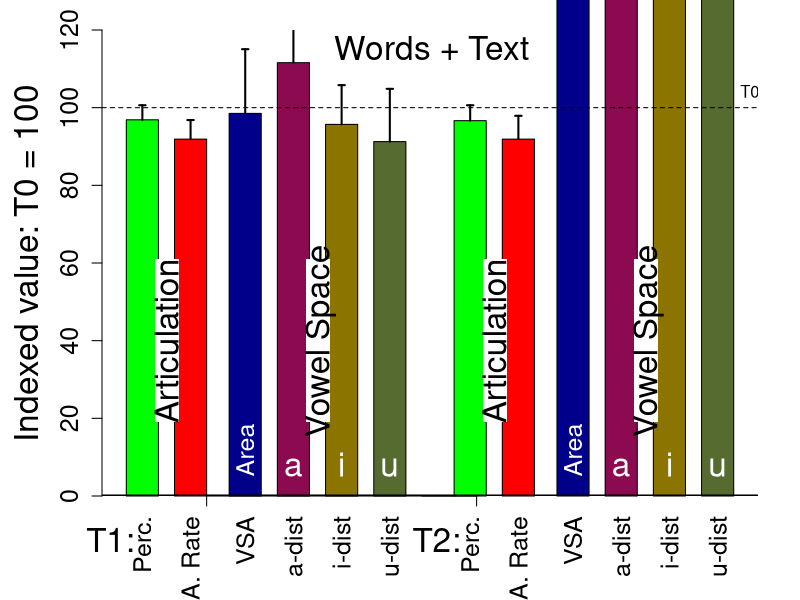
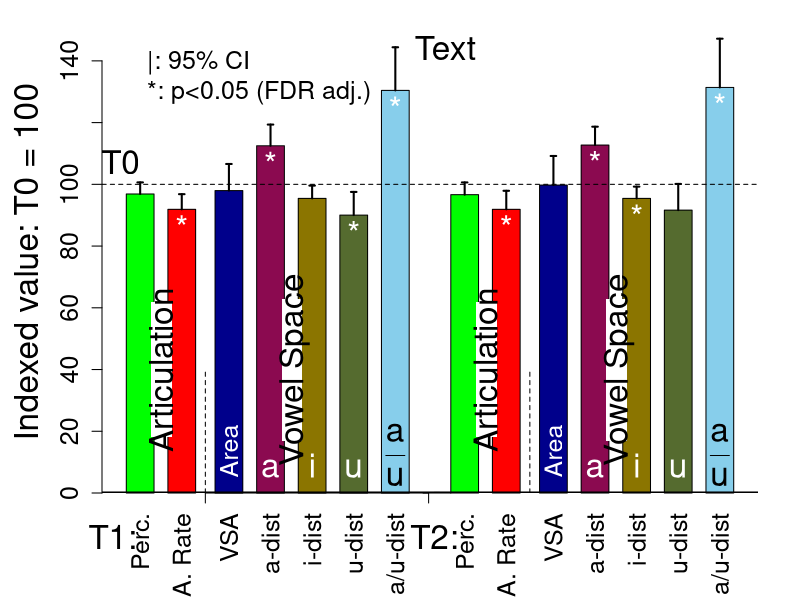
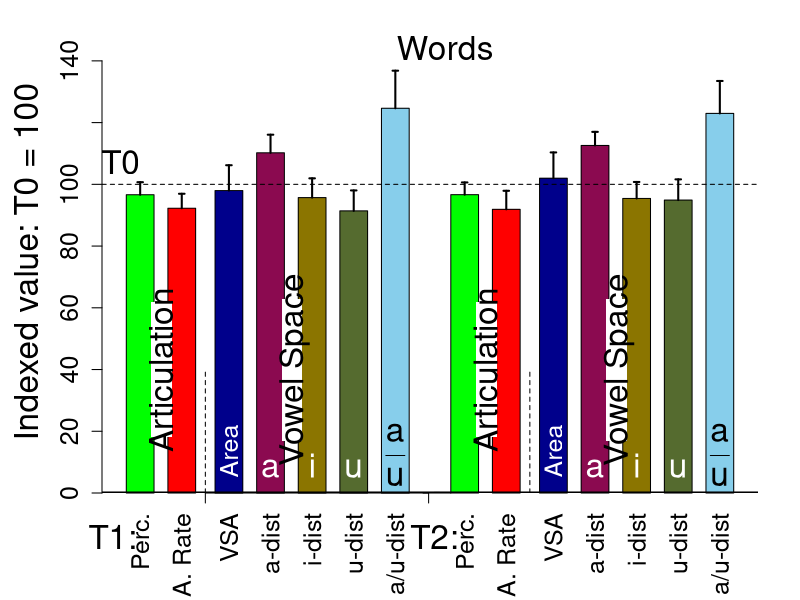

Write the R code that produced these figures, in order.
# R
#
# Copyright: 2017-2018, R.J.J.H. van Son and the Netherlands Cancer Institute
# License: GNU GPL v2 or later
# email: r.v.son@nki.nl
#
#
library("lmtest")
#
# A4 size in Inches
OutputWidth <-  11.692;
OutputHeight <- 7.5;
#
filenameTextWords <- "PerceptualArtRateVSA_hist_TextWords.pdf"
filenameText <- "PerceptualArtRateVSA_hist_Text.pdf"
filenameWords <- "PerceptualArtRateVSA_hist_Words.pdf"


LexpTableIndividual <- read.table("ListeningExp.tsv", header = TRUE, sep = "\t", na.strings = "-");
LexpTableIndividual$T <- factor(LexpTableIndividual$T, ordered=TRUE)
LexpTableIndividual$Speaker <- factor(LexpTableIndividual$Speaker, ordered=FALSE)

PatakaTable <- read.table("Pataka_results.tsv", header = TRUE, sep = "\t", na.strings = "-");

VowelTable <- read.table("Patient_data_Robust.tsv", header = TRUE, sep = "\t", na.strings = "-");
VowelTable$T <- factor(VowelTable$T, ordered=TRUE)
VowelTable$Speaker <- factor(VowelTable$Speaker, ordered=TRUE)

# Normalize scores
LexpTableIndividual$NormRating <- LexpTableIndividual$Rating
for(eval in unique(LexpTableIndividual$Evaluator)){
	LexpTableIndividual[LexpTableIndividual$Evaluator==eval,]$NormRating <- as.vector(scale(LexpTableIndividual[LexpTableIndividual$Evaluator==eval,]$Rating))
}

LexpTable <- aggregate(cbind(Rating, NormRating)~Speaker+T+Sex, data=LexpTableIndividual, mean);
VowelTable <- merge(VowelTable, LexpTable, by=c("Speaker", "T", "Sex"), sort = TRUE, all = TRUE)
VowelTable <- merge(VowelTable, PatakaTable, by = c("Speaker", "T"), suffixes = c("", ".pataka"), sort = TRUE, all=TRUE)


# Convert to T0, T1, T2 table
T0Table <- subset(VowelTable, subset = T == 0)
T1Table <- subset(VowelTable, subset = T == 1)
T2Table <- subset(VowelTable, subset = T == 2)
names(T2Table) <- paste(names(T2Table),".T2", sep="")
names(T2Table)[1] <- "Speaker"
names(T2Table)[2] <- "T"
names(T2Table)[3] <- "Sex"
names(T2Table)[4] <- "Name"
names(T2Table)[5] <- "Task"

TimeTable <- merge(T0Table, T1Table, by = c("Speaker", "Task"), suffixes = c(".T0", ".T1"), sort = TRUE, all = TRUE)
TimeTable <- merge(TimeTable, T2Table, by = c("Speaker", "Task"), sort = TRUE, all = TRUE)

# Indexed values on time T0
TimeTable$IdxNormRating.T1 <- 100 + 12*(TimeTable$NormRating.T1 - TimeTable$NormRating.T0)
TimeTable$IdxNormRating.T2 <- 100 + 12*(TimeTable$NormRating.T2 - TimeTable$NormRating.T0)

TimeTable$Idxart.rate.T1 <- 100 * TimeTable$art.rate.T1 / TimeTable$art.rate.T0
TimeTable$Idxart.rate.T2 <- 100 * TimeTable$art.rate.T2 / TimeTable$art.rate.T0

TimeTable$IdxArea2.T1 <- 100 * TimeTable$Area2.T1 / TimeTable$Area2.T0
TimeTable$IdxArea2.T2 <- 100 * TimeTable$Area2.T2 / TimeTable$Area2.T0

TimeTable$Idx.i.dist.T1 <- 100 * TimeTable$i.dist.T1 / TimeTable$i.dist.T0
TimeTable$Idx.i.dist.T2 <- 100 * TimeTable$i.dist.T2 / TimeTable$i.dist.T0

TimeTable$Idx.a.dist.T1 <- 100 * TimeTable$a.dist.T1 / TimeTable$a.dist.T0
TimeTable$Idx.a.dist.T2 <- 100 * TimeTable$a.dist.T2 / TimeTable$a.dist.T0

TimeTable$Idx.u.dist.T1 <- 100 * TimeTable$u.dist.T1 / TimeTable$u.dist.T0
TimeTable$Idx.u.dist.T2 <- 100 * TimeTable$u.dist.T2 / TimeTable$u.dist.T0


# Mean values and CI 
p.value <- function(x) {if(length(x)>2) {t <- t.test(x, na.rm=TRUE); t$p.value} else 1 }
ci <- function(x) {if(length(x)>3) {t <- t.test(x, na.rm=TRUE); (t$conf.int[[2]]- t$conf.int[[1]])/2} else 0 }

# Plot figure
pdf(filenameTextWords, width=OutputWidth, height=OutputHeight, useDingbats=FALSE);

indexLabels <- c("Perc.", "A. Rate", "VSA", "a-dist", "i-dist", "u-dist")
indexSpace <- c(0, 0.5, 0.7, 0.5, 0.5, 0.5)

combinedTable <- merge(TimeTable[TimeTable$Task=="Words",], TimeTable[TimeTable$Task=="Dapre",], by=c("Speaker", "Sex"))
IndexedValues.T1 <- c(
mean(TimeTable[TimeTable$Task=="Dapre",]$IdxNormRating.T1, na.rm=TRUE),
mean(TimeTable[TimeTable$Task=="Dapre",]$Idxart.rate.T1, na.rm=TRUE),
mean((combinedTable$IdxArea2.T1.x+combinedTable$IdxArea2.T1.y)/2, na.rm=TRUE),
mean((combinedTable$Idx.a.dist.T1.x+combinedTable$Idx.a.dist.T1.y)/2, na.rm=TRUE),
mean((combinedTable$Idx.i.dist.T1.x+combinedTable$Idx.i.dist.T1.y)/2, na.rm=TRUE),
mean((combinedTable$Idx.u.dist.T1.x+combinedTable$Idx.u.dist.T1.y)/2, na.rm=TRUE)
)
IndexedValues.T1.CI <- c(
ci(TimeTable[TimeTable$Task=="Dapre",]$IdxNormRating.T1),
ci(TimeTable[TimeTable$Task=="Dapre",]$Idxart.rate.T1),
ci((combinedTable$IdxArea2.T1.x+combinedTable$IdxArea2.T1.y)),
ci((combinedTable$Idx.a.dist.T1.x+combinedTable$Idx.a.dist.T1.y)),
ci((combinedTable$Idx.i.dist.T1.x+combinedTable$Idx.i.dist.T1.y)),
ci((combinedTable$Idx.u.dist.T1.x+combinedTable$Idx.u.dist.T1.y))
)
IndexedValues.T2 <- c(
mean(TimeTable[TimeTable$Task=="Dapre",]$IdxNormRating.T2, na.rm=TRUE),
mean(TimeTable[TimeTable$Task=="Dapre",]$Idxart.rate.T2, na.rm=TRUE),
mean((combinedTable$IdxArea2.T2.x+combinedTable$IdxArea2.T2.y), na.rm=TRUE),
mean((combinedTable$Idx.a.dist.T2.x+combinedTable$Idx.a.dist.T2.y), na.rm=TRUE),
mean((combinedTable$Idx.i.dist.T2.x+combinedTable$Idx.i.dist.T2.y), na.rm=TRUE),
mean((combinedTable$Idx.u.dist.T2.x+combinedTable$Idx.u.dist.T2.y), na.rm=TRUE)
)
IndexedValues.T2.CI <- c(
ci(TimeTable[TimeTable$Task=="Dapre",]$IdxNormRating.T2),
ci(TimeTable[TimeTable$Task=="Dapre",]$Idxart.rate.T2),
ci((combinedTable$IdxArea2.T2.x+combinedTable$IdxArea2.T2.y)),
ci((combinedTable$Idx.a.dist.T2.x+combinedTable$Idx.a.dist.T2.y)),
ci((combinedTable$Idx.i.dist.T2.x+combinedTable$Idx.i.dist.T2.y)),
ci((combinedTable$Idx.u.dist.T2.x+combinedTable$Idx.u.dist.T2.y))
)

par(mai=c(1.04,1.02,0.3,0.42))
par(family="Helvetica")
colorlist <- c("green1", "red1", "darkblue", "deeppink4", "gold4", "darkolivegreen", "skyblue", "red", "deeppink", "green")

x <- barplot(c(IndexedValues.T1, 0, IndexedValues.T2), ylim=c(0, 120), ylab="Indexed value: T0 = 100", cex.lab=2, cex.axis=1.5, col=c(colorlist[1:6], "grey", colorlist[1:6]), space=c(indexSpace, 0.5, indexSpace))
abline(h=100, lty=2)
abline(h=0, lty=1, lwd=3)
axis(side=1, labels=c(indexLabels, " ", indexLabels), at=x, cex.axis=1.5, las=3, tick=FALSE)
axis(at=c(2.5, 10.9), tick=TRUE, side=1, labels=FALSE)
mtext("T1:", at=c(-0.5), line=2, side=1, cex=2)
mtext("T2:", at=c(9.65), line=2, side=1, cex=2)

segments(x, c(IndexedValues.T1, 0, IndexedValues.T2), x, c(IndexedValues.T1, 0, IndexedValues.T2)+c(IndexedValues.T1.CI, 0, IndexedValues.T2.CI), lwd=2)
segments(x-0.1, c(IndexedValues.T1, 0, IndexedValues.T2)+c(IndexedValues.T1.CI, 0, IndexedValues.T2.CI), x+0.1, c(IndexedValues.T1, 0, IndexedValues.T2)+c(IndexedValues.T1.CI, 0, IndexedValues.T2.CI), lwd=2)

text(9.5, 120, labels="Words + Text", pos=1, cex=2)
text(x[13]+1, 100, labels="T0", pos=3, cex=1)

rect(((x[1]+x[2])/2 - 0.35), 19, ((x[1]+x[2])/2 + 0.4), 61, col="white", border="white", lty=0)
rect(((x[8]+x[9])/2 - 0.35), 19, ((x[8]+x[9])/2 + 0.4), 61, col="white", border="white", lty=0)
rect(((x[4]+x[5])/2 - 0.35), 19, ((x[4]+x[5])/2 + 0.4), 61, col="white", border="white", lty=0)
rect(((x[11]+x[12])/2 - 0.35), 19, ((x[11]+x[12])/2 + 0.4), 61, col="white", border="white", lty=0)

text((x[1]+x[2])/2, 40, labels="Articulation", adj=c(0.5, 0.5), cex=2, srt=90)
text((x[8]+x[9])/2, 40, labels="Articulation", adj=c(0.5, 0.5), cex=2, srt=90)
text((x[4]+x[5])/2, 40, labels="Vowel Space", adj=c(0.5, 0.5), cex=2, srt=90)
text((x[11]+x[12])/2, 40, labels="Vowel Space", adj=c(0.5, 0.5), cex=2, srt=90)

text(x[3], 5, labels="Area", adj=c(0, 0.5), cex=1.5, srt=90, col="white")
text(x[4], 5, labels="a", adj=c(0.5, 0), cex=2, col="white")
text(x[5], 5, labels="i", adj=c(0.5, 0), cex=2, col="white")
text(x[6], 5, labels="u", adj=c(0.5, 0), cex=2, col="white")
text(x[10], 5, labels="Area", adj=c(0, 0.5), cex=1.5, srt=90, col="white")
text(x[11], 5, labels="a", adj=c(0.5, 0), cex=2, col="white")
text(x[12], 5, labels="i", adj=c(0.5, 0), cex=2, col="white")
text(x[13], 5, labels="u", adj=c(0.5, 0), cex=2, col="white")

dev.off(dev.cur())

# Text Mean values and CI 

# Plot figure
pdf(filenameText, width=OutputWidth, height=OutputHeight, useDingbats=FALSE);

indexLabels <- c("Perc.", "A. Rate", "VSA", "a-dist", "i-dist", "u-dist", "a/u-dist")
indexSpace <- c(0, 0.5, 0.7, 0.5, 0.5, 0.5, 0.5)

combinedTable <- TimeTable[TimeTable$Task=="Dapre",]
IndexedValues.T1 <- c(
mean(TimeTable[TimeTable$Task=="Dapre",]$IdxNormRating.T1, na.rm=TRUE),
mean(TimeTable[TimeTable$Task=="Dapre",]$Idxart.rate.T1, na.rm=TRUE),
mean(combinedTable$IdxArea2.T1, na.rm=TRUE),
mean(combinedTable$Idx.a.dist.T1, na.rm=TRUE),
mean(combinedTable$Idx.i.dist.T1, na.rm=TRUE),
mean(combinedTable$Idx.u.dist.T1, na.rm=TRUE),
mean(100*combinedTable$Idx.a.dist.T1/combinedTable$Idx.u.dist.T1, na.rm=TRUE)
)
IndexedValues.T1.CI <- c(
ci(TimeTable[TimeTable$Task=="Dapre",]$IdxNormRating.T1),
ci(TimeTable[TimeTable$Task=="Dapre",]$Idxart.rate.T1),
ci(combinedTable$IdxArea2.T1),
ci(combinedTable$Idx.a.dist.T1),
ci(combinedTable$Idx.i.dist.T1),
ci(combinedTable$Idx.u.dist.T1),
ci(100*combinedTable$Idx.a.dist.T1/combinedTable$Idx.u.dist.T1)
)
IndexedValues.T1.P <- c(
p.value(TimeTable[TimeTable$Task=="Dapre",]$IdxNormRating.T1-100),
p.value(TimeTable[TimeTable$Task=="Dapre",]$Idxart.rate.T1-100),
p.value(combinedTable$IdxArea2.T1-100),
p.value(combinedTable$Idx.a.dist.T1-100),
p.value(combinedTable$Idx.i.dist.T1-100),
p.value(combinedTable$Idx.u.dist.T1-100),
p.value(100*combinedTable$Idx.a.dist.T1/combinedTable$Idx.u.dist.T1-100)
)
IndexedValues.T2 <- c(
mean(TimeTable[TimeTable$Task=="Dapre",]$IdxNormRating.T2, na.rm=TRUE),
mean(TimeTable[TimeTable$Task=="Dapre",]$Idxart.rate.T2, na.rm=TRUE),
mean(combinedTable$IdxArea2.T2, na.rm=TRUE),
mean(combinedTable$Idx.a.dist.T2, na.rm=TRUE),
mean(combinedTable$Idx.i.dist.T2, na.rm=TRUE),
mean(combinedTable$Idx.u.dist.T2, na.rm=TRUE),
mean(100*combinedTable$Idx.a.dist.T2/combinedTable$Idx.u.dist.T2, na.rm=TRUE)
)
IndexedValues.T2.CI <- c(
ci(TimeTable[TimeTable$Task=="Dapre",]$IdxNormRating.T2),
ci(TimeTable[TimeTable$Task=="Dapre",]$Idxart.rate.T2),
ci(combinedTable$IdxArea2.T2),
ci(combinedTable$Idx.a.dist.T2),
ci(combinedTable$Idx.i.dist.T2),
ci(combinedTable$Idx.u.dist.T2),
ci(100*combinedTable$Idx.a.dist.T2/combinedTable$Idx.u.dist.T2)
)
IndexedValues.T2.P <- c(
p.value(TimeTable[TimeTable$Task=="Dapre",]$IdxNormRating.T2-100),
p.value(TimeTable[TimeTable$Task=="Dapre",]$Idxart.rate.T2-100),
p.value(combinedTable$IdxArea2.T2-100),
p.value(combinedTable$Idx.a.dist.T2-100),
p.value(combinedTable$Idx.i.dist.T2-100),
p.value(combinedTable$Idx.u.dist.T2-100),
p.value(100*combinedTable$Idx.a.dist.T2/combinedTable$Idx.u.dist.T2-100)
)

par(mai=c(1.07,1.02,0.3,0.42))
par(family="Helvetica")
colorlist <- c("green1", "red1", "darkblue", "deeppink4", "gold4", "darkolivegreen", "skyblue", "red", "deeppink", "green")

x <- barplot(c(IndexedValues.T1, 0, IndexedValues.T2), ylim=c(0, 150), ylab="Indexed value: T0 = 100", cex.lab=2, cex.axis=1.5, col=c(colorlist[1:7], "grey", colorlist[1:7]), space=c(indexSpace, 0.5, indexSpace))
abline(h=100, lty=2)
abline(h=0, lty=1, lwd=3)
axis(side=1, labels=c(indexLabels, " ", indexLabels), at=x, cex.axis=1.5, las=3, tick=FALSE)
axis(at=c(2.85, 10.9), tick=TRUE, side=1, labels=FALSE)
segments(c(2.85, (x[10]+x[11])/2), c(0,0), c(2.85, (x[10]+x[11])/2), c(40,40), lty=2)
mtext("T1:", at=c(-0.5), line=2, side=1, cex=2)
mtext("T2:", at=c(11.1), line=2, side=1, cex=2)

segments(x, c(IndexedValues.T1, 0, IndexedValues.T2), x, c(IndexedValues.T1, 0, IndexedValues.T2)+c(IndexedValues.T1.CI, 0, IndexedValues.T2.CI), lwd=2)
segments(x-0.1, c(IndexedValues.T1, 0, IndexedValues.T2)+c(IndexedValues.T1.CI, 0, IndexedValues.T2.CI), x+0.1, c(IndexedValues.T1, 0, IndexedValues.T2)+c(IndexedValues.T1.CI, 0, IndexedValues.T2.CI), lwd=2)

p.Texts <- c()
p.Texts[1:15] <- ""
p.Texts[c(IndexedValues.T1.P <= 0.025, FALSE, IndexedValues.T2.P <= 0.025)] <- "*"
text(x, c(IndexedValues.T1, 0, IndexedValues.T2), labels=p.Texts, pos=1, cex=2, col="white")
print(c(IndexedValues.T1.P, FALSE, IndexedValues.T2.P))
print(p.Texts)

text(11.5, 150, labels="Text", pos=1, cex=2)
text(-0.2, 100, labels="T0", pos=3, cex=2)

rect(((x[1]+x[2])/2 - 0.35), 18, ((x[1]+x[2])/2 + 0.4), 62, col="white", border="white", lty=0)
rect(((x[9]+x[10])/2 - 0.35), 18, ((x[9]+x[10])/2 + 0.4), 62, col="white", border="white", lty=0)
rect(((x[4]+x[5])/2 - 0.35), 17, ((x[4]+x[5])/2 + 0.4), 63, col="white", border="white", lty=0)
rect(((x[12]+x[13])/2 - 0.35), 17, ((x[12]+x[13])/2 + 0.4), 63, col="white", border="white", lty=0)

text((x[1]+x[2])/2, 40, labels="Articulation", adj=c(0.5, 0.5), cex=2, srt=90)
text((x[9]+x[10])/2, 40, labels="Articulation", adj=c(0.5, 0.5), cex=2, srt=90)
text((x[4]+x[5])/2, 40, labels="Vowel Space", adj=c(0.5, 0.5), cex=2, srt=90)
text((x[12]+x[13])/2, 40, labels="Vowel Space", adj=c(0.5, 0.5), cex=2, srt=90)

text(x[3], 5, labels="Area", adj=c(0, 0.5), cex=1.5, srt=90, col="white")
text(x[4], 5, labels="a", adj=c(0.5, 0), cex=2, col="white")
text(x[5], 5, labels="i", adj=c(0.5, 0), cex=2, col="white")
text(x[6], 5, labels="u", adj=c(0.5, 0), cex=2, col="white")
text(x[7], 2, labels=expression(over(a, u)), adj=c(0.5, 0), cex=2, col="black")
text(x[11], 5, labels="Area", adj=c(0, 0.5), cex=1.5, srt=90, col="white")
text(x[12], 5, labels="a", adj=c(0.5, 0), cex=2, col="white")
text(x[13], 5, labels="i", adj=c(0.5, 0), cex=2, col="white")
text(x[14], 5, labels="u", adj=c(0.5, 0), cex=2, col="white")
text(x[15], 2, labels=expression(over(a, u)), adj=c(0.5, 0), cex=2, col="black")

legend("topleft", legend=c("|: 95% CI", "*: p<0.05 (FDR adj.)"), bty="n", cex=1.5, xjust=1)


dev.off(dev.cur())

# Words Mean values and CI 
pdf(filenameWords, width=OutputWidth, height=OutputHeight, useDingbats=FALSE);

indexLabels <- c("Perc.", "A. Rate", "VSA", "a-dist", "i-dist", "u-dist", "a/u-dist")

combinedTable <- TimeTable[TimeTable$Task=="Words",]
IndexedValues.T1 <- c(
mean(TimeTable[TimeTable$Task=="Words",]$IdxNormRating.T1, na.rm=TRUE),
mean(TimeTable[TimeTable$Task=="Words",]$Idxart.rate.T1, na.rm=TRUE),
mean(combinedTable$IdxArea2.T1, na.rm=TRUE),
mean(combinedTable$Idx.a.dist.T1, na.rm=TRUE),
mean(combinedTable$Idx.i.dist.T1, na.rm=TRUE),
mean(combinedTable$Idx.u.dist.T1, na.rm=TRUE),
mean(100*combinedTable$Idx.a.dist.T1/combinedTable$Idx.u.dist.T1, na.rm=TRUE)
)
IndexedValues.T1.CI <- c(
ci(TimeTable[TimeTable$Task=="Words",]$IdxNormRating.T1),
ci(TimeTable[TimeTable$Task=="Words",]$Idxart.rate.T1),
ci(combinedTable$IdxArea2.T1),
ci(combinedTable$Idx.a.dist.T1),
ci(combinedTable$Idx.i.dist.T1),
ci(combinedTable$Idx.u.dist.T1),
ci(100*combinedTable$Idx.a.dist.T1/combinedTable$Idx.u.dist.T1)
)
IndexedValues.T1.P <- c(
p.value(TimeTable[TimeTable$Task=="Words",]$IdxNormRating.T1-100),
p.value(TimeTable[TimeTable$Task=="Words",]$Idxart.rate.T1-100),
p.value(combinedTable$IdxArea2.T1-100),
p.value(combinedTable$Idx.a.dist.T1-100),
p.value(combinedTable$Idx.i.dist.T1-100),
p.value(combinedTable$Idx.u.dist.T1-100),
p.value(100*combinedTable$Idx.a.dist.T1/combinedTable$Idx.u.dist.T1-100)
)
IndexedValues.T2 <- c(
mean(TimeTable[TimeTable$Task=="Words",]$IdxNormRating.T2, na.rm=TRUE),
mean(TimeTable[TimeTable$Task=="Words",]$Idxart.rate.T2, na.rm=TRUE),
mean(combinedTable$IdxArea2.T2, na.rm=TRUE),
mean(combinedTable$Idx.a.dist.T2, na.rm=TRUE),
mean(combinedTable$Idx.i.dist.T2, na.rm=TRUE),
mean(combinedTable$Idx.u.dist.T2, na.rm=TRUE),
mean(100*combinedTable$Idx.a.dist.T2/combinedTable$Idx.u.dist.T2, na.rm=TRUE)
)
IndexedValues.T2.CI <- c(
ci(TimeTable[TimeTable$Task=="Words",]$IdxNormRating.T2),
ci(TimeTable[TimeTable$Task=="Words",]$Idxart.rate.T2),
ci(combinedTable$IdxArea2.T2),
ci(combinedTable$Idx.a.dist.T2),
ci(combinedTable$Idx.i.dist.T2),
ci(combinedTable$Idx.u.dist.T2),
ci(100*combinedTable$Idx.a.dist.T2/combinedTable$Idx.u.dist.T2)
)
IndexedValues.T2.P <- c(
p.value(TimeTable[TimeTable$Task=="Words",]$IdxNormRating.T2-100),
p.value(TimeTable[TimeTable$Task=="Words",]$Idxart.rate.T2-100),
p.value(combinedTable$IdxArea2.T2-100),
p.value(combinedTable$Idx.a.dist.T2-100),
p.value(combinedTable$Idx.i.dist.T2-100),
p.value(combinedTable$Idx.u.dist.T2-100),
p.value(100*combinedTable$Idx.a.dist.T2/combinedTable$Idx.u.dist.T2-100)
)

par(mai=c(1.07,1.02,0.3,0.42))
par(family="Helvetica")
colorlist <- c("green1", "red1", "darkblue", "deeppink4", "gold4", "darkolivegreen", "skyblue", "red", "deeppink", "green")

x <- barplot(c(IndexedValues.T1, 0, IndexedValues.T2), ylim=c(0, 150), ylab="Indexed value: T0 = 100", cex.lab=2, cex.axis=1.5, col=c(colorlist[1:7], "grey", colorlist[1:7]), space=c(indexSpace, 0.5, indexSpace))
abline(h=100, lty=2)
abline(h=0, lty=1, lwd=3)
axis(side=1, labels=c(indexLabels, " ", indexLabels), at=x, cex.axis=1.5, las=3, tick=FALSE)
axis(at=c(2.85, 10.9), tick=TRUE, side=1, labels=FALSE)
segments(c(2.85, (x[10]+x[11])/2), c(0,0), c(2.85, (x[10]+x[11])/2), c(40,40), lty=2)
mtext("T1:", at=c(-0.5), line=2, side=1, cex=2)
mtext("T2:", at=c(11.1), line=2, side=1, cex=2)

segments(x, c(IndexedValues.T1, 0, IndexedValues.T2), x, c(IndexedValues.T1, 0, IndexedValues.T2)+c(IndexedValues.T1.CI, 0, IndexedValues.T2.CI), lwd=2)
segments(x-0.1, c(IndexedValues.T1, 0, IndexedValues.T2)+c(IndexedValues.T1.CI, 0, IndexedValues.T2.CI), x+0.1, c(IndexedValues.T1, 0, IndexedValues.T2)+c(IndexedValues.T1.CI, 0, IndexedValues.T2.CI), lwd=2)

text(11.5, 150, labels="Words", pos=1, cex=2)
text(-0.2, 100, labels="T0", pos=3, cex=2)

rect(((x[1]+x[2])/2 - 0.35), 18, ((x[1]+x[2])/2 + 0.4), 62, col="white", border="white", lty=0)
rect(((x[9]+x[10])/2 - 0.35), 18, ((x[9]+x[10])/2 + 0.4), 62, col="white", border="white", lty=0)
rect(((x[4]+x[5])/2 - 0.35), 17, ((x[4]+x[5])/2 + 0.4), 63, col="white", border="white", lty=0)
rect(((x[12]+x[13])/2 - 0.35), 17, ((x[12]+x[13])/2 + 0.4), 63, col="white", border="white", lty=0)

text((x[1]+x[2])/2, 40, labels="Articulation", adj=c(0.5, 0.5), cex=2, srt=90)
text((x[9]+x[10])/2, 40, labels="Articulation", adj=c(0.5, 0.5), cex=2, srt=90)
text((x[4]+x[5])/2, 40, labels="Vowel Space", adj=c(0.5, 0.5), cex=2, srt=90)
text((x[12]+x[13])/2, 40, labels="Vowel Space", adj=c(0.5, 0.5), cex=2, srt=90)

text(x[3], 5, labels="Area", adj=c(0, 0.5), cex=1.5, srt=90, col="white")
text(x[4], 5, labels="a", adj=c(0.5, 0), cex=2, col="white")
text(x[5], 5, labels="i", adj=c(0.5, 0), cex=2, col="white")
text(x[6], 5, labels="u", adj=c(0.5, 0), cex=2, col="white")
text(x[7], 2, labels=expression(over(a, u)), adj=c(0.5, 0), cex=2, col="black")
text(x[11], 5, labels="Area", adj=c(0, 0.5), cex=1.5, srt=90, col="white")
text(x[12], 5, labels="a", adj=c(0.5, 0), cex=2, col="white")
text(x[13], 5, labels="i", adj=c(0.5, 0), cex=2, col="white")
text(x[14], 5, labels="u", adj=c(0.5, 0), cex=2, col="white")
text(x[15], 2, labels=expression(over(a, u)), adj=c(0.5, 0), cex=2, col="black")

dev.off(dev.cur())


# Statistics

# ArtRate
cat(capture.output(t.test(TimeTable[TimeTable$Task=="Dapre",]$Idxart.rate.T1, mu=100, na.rm=TRUE)), sep = "\n", file = "", append = TRUE)
cat(capture.output(t.test(TimeTable[TimeTable$Task=="Dapre",]$Idxart.rate.T2, mu=100, na.rm=TRUE)), sep = "\n", file = "", append = TRUE)
cat(capture.output(t.test(TimeTable[TimeTable$Task=="Dapre",]$Idxart.rate.T1, TimeTable[TimeTable$Task=="Dapre",]$Idxart.rate.T2, paired=TRUE, na.rm=TRUE)), sep = "\n", file = "", append = TRUE)

# NormRating
cat(capture.output(t.test(TimeTable[TimeTable$Task=="Dapre",]$IdxNormRating.T1, mu=0, na.rm=TRUE)), sep = "\n", file = "", append = TRUE)
cat(capture.output(t.test(TimeTable[TimeTable$Task=="Dapre",]$IdxNormRating.T2, mu=0, na.rm=TRUE)), sep = "\n", file = "", append = TRUE)
cat(capture.output(t.test(TimeTable[TimeTable$Task=="Dapre",]$IdxNormRating.T1, TimeTable[TimeTable$Task=="Dapre",]$IdxNormRating.T2, paired=TRUE, na.rm=TRUE)), sep = "\n", file = "", append = TRUE)

# Dapre
cat(capture.output(t.test(TimeTable[TimeTable$Task=="Dapre",]$IdxArea2.T1, mu=100, na.rm=TRUE)), sep = "\n", file = "", append = TRUE)
cat(capture.output(t.test(TimeTable[TimeTable$Task=="Dapre",]$IdxArea2.T2, mu=100, na.rm=TRUE)), sep = "\n", file = "", append = TRUE)

cat(capture.output(t.test(TimeTable[TimeTable$Task=="Dapre",]$Idx.i.dist.T1, mu=100, na.rm=TRUE)), sep = "\n", file = "", append = TRUE)
cat(capture.output(t.test(TimeTable[TimeTable$Task=="Dapre",]$Idx.i.dist.T2, mu=100, na.rm=TRUE)), sep = "\n", file = "", append = TRUE)

cat(capture.output(t.test(TimeTable[TimeTable$Task=="Dapre",]$Idx.a.dist.T1, mu=100, na.rm=TRUE)), sep = "\n", file = "", append = TRUE)
cat(capture.output(t.test(TimeTable[TimeTable$Task=="Dapre",]$Idx.a.dist.T2, mu=100, na.rm=TRUE)), sep = "\n", file = "", append = TRUE)

cat(capture.output(t.test(TimeTable[TimeTable$Task=="Dapre",]$Idx.u.dist.T1, mu=100, na.rm=TRUE)), sep = "\n", file = "", append = TRUE)
cat(capture.output(t.test(TimeTable[TimeTable$Task=="Dapre",]$Idx.u.dist.T2, mu=100, na.rm=TRUE)), sep = "\n", file = "", append = TRUE)

# Words
cat(capture.output(t.test(TimeTable[TimeTable$Task=="Words",]$IdxArea2.T1, mu=100, na.rm=TRUE)), sep = "\n", file = "", append = TRUE)
cat(capture.output(t.test(TimeTable[TimeTable$Task=="Words",]$IdxArea2.T2, mu=100, na.rm=TRUE)), sep = "\n", file = "", append = TRUE)

cat(capture.output(t.test(TimeTable[TimeTable$Task=="Words",]$Idx.i.dist.T1, mu=100, na.rm=TRUE)), sep = "\n", file = "", append = TRUE)
cat(capture.output(t.test(TimeTable[TimeTable$Task=="Words",]$Idx.i.dist.T2, mu=100, na.rm=TRUE)), sep = "\n", file = "", append = TRUE)

cat(capture.output(t.test(TimeTable[TimeTable$Task=="Words",]$Idx.a.dist.T1, mu=100, na.rm=TRUE)), sep = "\n", file = "", append = TRUE)
cat(capture.output(t.test(TimeTable[TimeTable$Task=="Words",]$Idx.a.dist.T2, mu=100, na.rm=TRUE)), sep = "\n", file = "", append = TRUE)

cat(capture.output(t.test(TimeTable[TimeTable$Task=="Words",]$Idx.u.dist.T1, mu=100, na.rm=TRUE)), sep = "\n", file = "", append = TRUE)
cat(capture.output(t.test(TimeTable[TimeTable$Task=="Words",]$Idx.u.dist.T2, mu=100, na.rm=TRUE)), sep = "\n", file = "", append = TRUE)

# Words+Dapre                                                                            
cat(capture.output(t.test(TimeTable[TimeTable$Task=="Words",]$IdxArea2.T1+TimeTable[TimeTable$Task=="Dapre",]$IdxArea2.T1   , mu=200, na.rm=TRUE)), sep = "\n", file = "", append = TRUE)
cat(capture.output(t.test(TimeTable[TimeTable$Task=="Words",]$IdxArea2.T2+TimeTable[TimeTable$Task=="Dapre",]$IdxArea2.T2    , mu=200, na.rm=TRUE)), sep = "\n", file = "", append = TRUE)
                                                                            
cat(capture.output(t.test(TimeTable[TimeTable$Task=="Words",]$Idx.i.dist.T1+TimeTable[TimeTable$Task=="Dapre",]$Idx.i.dist.T1   , mu=200, na.rm=TRUE)), sep = "\n", file = "", append = TRUE)
cat(capture.output(t.test(TimeTable[TimeTable$Task=="Words",]$Idx.i.dist.T2+TimeTable[TimeTable$Task=="Dapre",]$Idx.i.dist.T2  , mu=200, na.rm=TRUE)), sep = "\n", file = "", append = TRUE)
                                                                            
cat(capture.output(t.test(TimeTable[TimeTable$Task=="Words",]$Idx.a.dist.T1+TimeTable[TimeTable$Task=="Dapre",]$Idx.a.dist.T1  , mu=200, na.rm=TRUE)), sep = "\n", file = "", append = TRUE)
cat(capture.output(t.test(TimeTable[TimeTable$Task=="Words",]$Idx.a.dist.T2+TimeTable[TimeTable$Task=="Dapre",]$Idx.a.dist.T2  , mu=200, na.rm=TRUE)), sep = "\n", file = "", append = TRUE)
                                                                            
cat(capture.output(t.test(TimeTable[TimeTable$Task=="Words",]$Idx.u.dist.T1+TimeTable[TimeTable$Task=="Dapre",]$Idx.u.dist.T1  , mu=200, na.rm=TRUE)), sep = "\n", file = "", append = TRUE)
cat(capture.output(t.test(TimeTable[TimeTable$Task=="Words",]$Idx.u.dist.T2+TimeTable[TimeTable$Task=="Dapre",]$Idx.u.dist.T2   , mu=200, na.rm=TRUE)), sep = "\n", file = "", append = TRUE)
